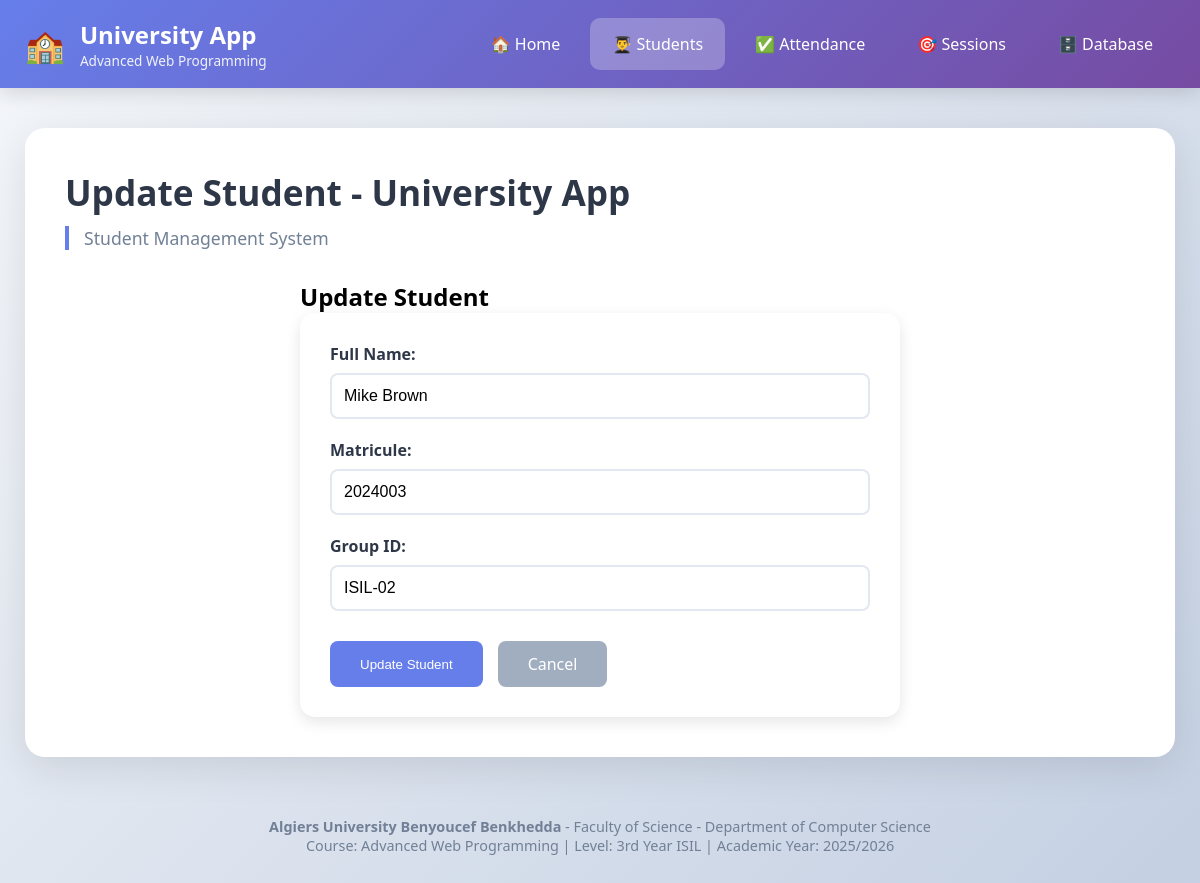
Page /students/update_student.php?id=3 on the committed database.
### tables this page shows
CREATE TABLE IF NOT EXISTS students (
    id INT PRIMARY KEY AUTO_INCREMENT,
    fullname VARCHAR(100) NOT NULL,
    matricule VARCHAR(20) NOT NULL UNIQUE,
    group_id VARCHAR(10) NOT NULL,
    created_at TIMESTAMP DEFAULT CURRENT_TIMESTAMP
);

### students/update_student.php (the view, shortened to what this page needs)
<?php
require_once '../includes/header.php';
$student_id = $_GET['id'];
try {
    $pdo = getDBConnection();
    $stmt = $pdo->prepare("SELECT * FROM students WHERE id = ?");
    $stmt->execute([$student_id]);
    $student = $stmt->fetch();
} catch (Exception $e) {
    $message = "❌ " . $e->getMessage();
    $message_type = "error";
}
?>
<div class="form-container">
    <h2>Update Student</h2>
    <form method="POST" class="student-form">
        <div class="form-group">
            <label for="fullname">Full Name:</label>
            <input type="text" id="fullname" name="fullname"
                   value="<?php echo htmlspecialchars($student['fullname']); ?>" required>
        </div>
        <div class="form-group">
            <label for="matricule">Matricule:</label>
            <input type="text" id="matricule" name="matricule"
                   value="<?php echo htmlspecialchars($student['matricule']); ?>" required>
        </div>
        <div class="form-group">
            <label for="group_id">Group ID:</label>
            <input type="text" id="group_id" name="group_id"
                   value="<?php echo htmlspecialchars($student['group_id']); ?>" required>
        </div>
        <div class="form-actions">
            <button type="submit" class="btn-primary">Update Student</button>
            <a href="list_students.php" class="btn-secondary">Cancel</a>
        </div>
    </form>
</div>
<?php require_once '../includes/footer.php'; ?>

### includes/header.php (style rules this page uses)
* { margin: 0; padding: 0; box-sizing: border-box; }
body { font-family: 'Segoe UI', Tahoma, Geneva, Verdana, sans-serif; background: linear-gradient(135deg, #f5f7fa 0%, #c3cfe2 100%); min-height: 100vh; }

### students/update_student.php (style rules this page uses)
.form-container { max-width: 600px; margin: 0 auto; }
.student-form { background: white; padding: 30px; border-radius: 15px; box-shadow: 0 5px 15px rgba(0,0,0,0.1); }
.form-group { margin-bottom: 20px; }
.form-group label { display: block; margin-bottom: 8px; font-weight: 600; color: #2d3748; }
.form-group input { width: 100%; padding: 12px; border: 2px solid #e2e8f0; border-radius: 8px; font-size: 16px; }
.form-actions { display: flex; gap: 15px; margin-top: 30px; }
.btn-primary { background: #667eea; color: white; padding: 12px 30px; border: none; border-radius: 8px; cursor: pointer; }
.btn-secondary { background: #a0aec0; color: white; padding: 12px 30px; text-decoration: none; border-radius: 8px; text-align: center; }

### rows in the picture
students: fullname "Mike Brown", matricule "2024003", group_id "ISIL-02"

### other values in the picture
$page_title "Update Student - University App"
